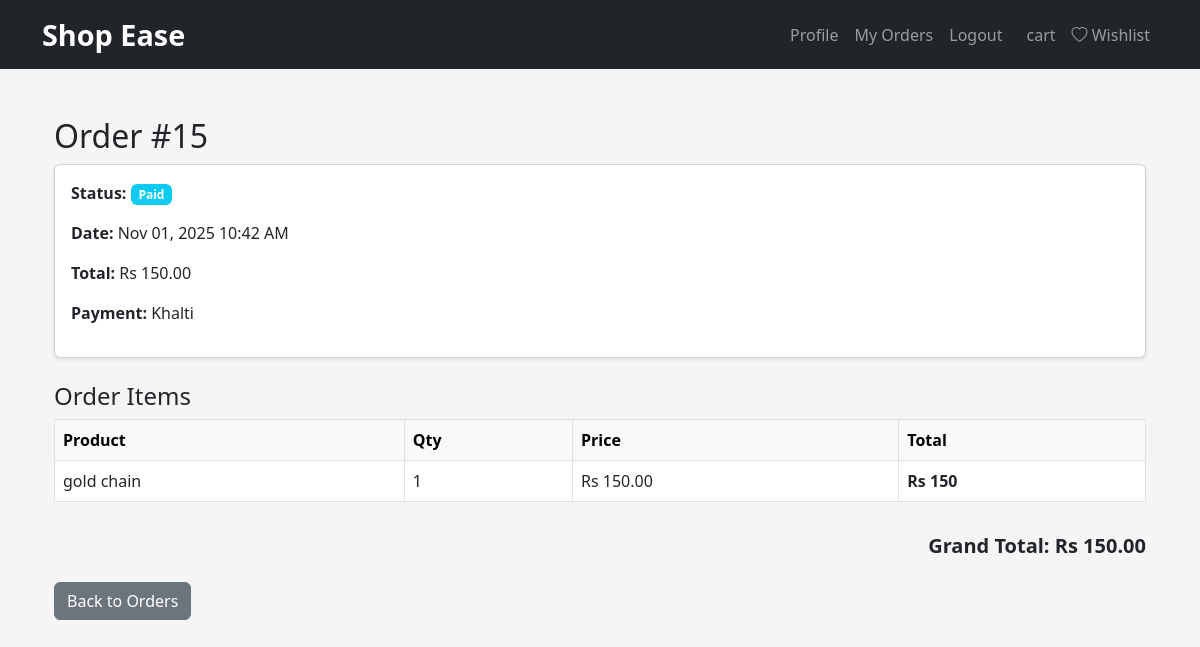
The app's page /orders/detail/15/ (signed in) with its own data.
### orders/models.py (models this page shows, shortened)
class Order(models.Model):
    PAYMENT_METHOD_CHOICES = [
        ('KHALTI', 'Khalti'),
        ('COD', 'Cash on Delivery'),
    ]
    STATUS_CHOICES = [
        ('PENDING', 'Pending'),
        ('PAID', 'Paid'),
        ('SHIPPED', 'Shipped'),
        ('DELIVERED', 'Delivered'),
        ('CANCELLED', 'Cancelled'),
    ]
    user = models.ForeignKey(User, on_delete=models.CASCADE)
    payment_method = models.CharField(max_length=10, choices=PAYMENT_METHOD_CHOICES, default='KHALTI')
    total_amount = models.DecimalField(max_digits=10, decimal_places=2)
    status = models.CharField(max_length=20, choices=STATUS_CHOICES, default='PENDING')
    khalti_pidx = models.CharField(max_length=100, blank=True, null=True)
    created_at = models.DateTimeField(auto_now_add=True)
    updated_at = models.DateTimeField(auto_now=True)

class OrderItem(models.Model):
    order = models.ForeignKey(Order, on_delete=models.CASCADE, related_name='items')
    product = models.ForeignKey(Product, on_delete=models.CASCADE)
    quantity = models.PositiveIntegerField()
    price = models.DecimalField(max_digits=10, decimal_places=2)  # Price at time of purchase

### products/models.py (models this page shows, shortened)
class Product(models.Model):
    MATERIAL_CHOICES = [
        ('gold', 'Gold'), ('silver', 'Silver'), ('handmade', 'Handmade'),
        ('gemstone', 'Gemstone'), ('pearl', 'Pearl'), ('other', 'Other')
    ]
    seller = models.ForeignKey(User, on_delete=models.CASCADE)
    title = models.CharField(max_length=200)
    description = models.TextField()
    price = models.DecimalField(max_digits=10, decimal_places=2)
    material = models.CharField(max_length=20, choices=MATERIAL_CHOICES)
    category = models.ForeignKey(Category, on_delete=models.CASCADE)
    image = models.ImageField(upload_to='products/')
    stock = models.PositiveIntegerField(default=1)
    created_at = models.DateTimeField(auto_now_add=True)

### orders/views.py (the view)
# urls.py: path('detail/<int:order_id>/', views.order_detail, name='order_detail'),
@login_required
def order_detail(request, order_id):
    order = get_object_or_404(Order, id=order_id, user=request.user)
    return render(request, 'orders/detail.html', {'order': order})

### cart/context_processors.py (called while the page is built)
def cart(request):
    return {'cart': Cart(request)}

### products/context_processors.py (called while the page is built)
def wishlist_count(request):
    if request.user.is_authenticated:
        count = Wishlist.objects.filter(user=request.user).count()
    else:
        count = 0
    return {'wishlist_count': count}

### templates/orders/detail.html
{% extends "base.html" %}
{% block content %}
<div class="container mt-5">
    <h2>Order #{{ order.id }}</h2>
    <div class="card shadow-sm mb-4">
        <div class="card-body">
            <p><strong>Status:</strong>
                <span class="badge
                    {% if order.status == 'DELIVERED' %}bg-success
                    {% elif order.status == 'SHIPPED' %}bg-warning
                    {% elif order.status == 'PAID' %}bg-info
                    {% else %}bg-secondary{% endif %}">
                    {{ order.get_status_display }}
                </span>
            </p>
            <p><strong>Date:</strong> {{ order.created_at|date:"M d, Y h:i A" }}</p>
            <p><strong>Total:</strong> Rs {{ order.total_amount }}</p>
            <p><strong>Payment:</strong> {{ order.get_payment_method_display }}</p>
        </div>
    </div>
    <h4>Order Items</h4>
    <div class="table-responsive">
        <table class="table table-bordered">
            <thead class="table-light">
                <tr>
                    <th>Product</th>
                    <th>Qty</th>
                    <th>Price</th>
                    <th>Total</th>
                </tr>
            </thead>
            <tbody>
                {% for item in order.items.all %}
                {% widthratio item.quantity 1 item.price as item_total %}
                <tr>
                    <td>{{ item.product.title }}</td>
                    <td>{{ item.quantity }}</td>
                    <td>Rs {{ item.price }}</td>
                    <td>
                        <strong>Rs {{ item_total }}</strong>
                    </td>
                </tr>
                {% empty %}
                <tr><td colspan="4" class="text-center text-muted">No items</td></tr>
                {% endfor %}
            </tbody>
        </table>
    </div>
    <div class="text-end mt-3">
        <h5><strong>Grand Total: Rs {{ order.total_amount }}</strong></h5>
    </div>
    <a href="{% url 'orders:history' %}" class="btn btn-secondary mt-3">
        Back to Orders
    </a>
</div>
{% endblock %}

### templates/Base.html (style rules this page uses)
body { background-color: #f5f5f5; }

### records on screen
Order: id "15", status "Paid", created_at "Nov 01, 2025 10:42 AM", total_amount "150.00", payment_method "Khalti"
OrderItem: product "gold chain", quantity "1", price "150.00", price "150"
